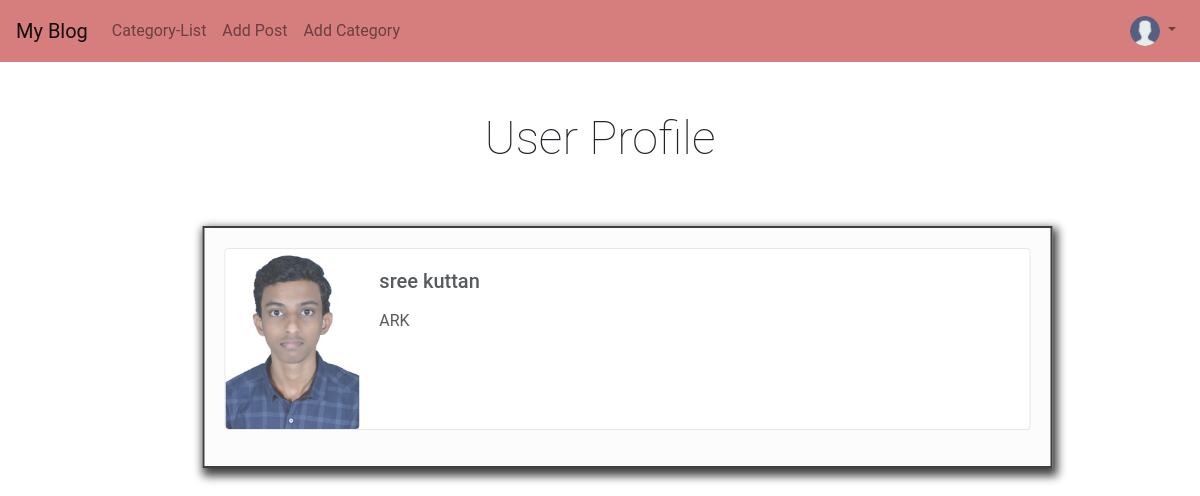
The app's page /members/7/profile/ (signed in) with its own data.
### blog/models.py (models this page shows, shortened)
class Profile(models.Model):
    user = models.OneToOneField(User, null=True, on_delete=models.CASCADE)
    bio = models.TextField()
    profile_pic = models.ImageField(null=True, blank=True, upload_to="images/profile/")
    website_url = models.CharField(max_length=255, null=True, blank=True)
    facebook_url = models.CharField(max_length=255, null=True, blank=True)
    twitter_url = models.CharField(max_length=255, null=True, blank=True)
    instagram_url = models.CharField(max_length=255, null=True, blank=True)

### users/views.py (the view)
# urls.py: path('<int:pk>/profile/', ShowProfilePageView.as_view(), name="showprofile"),
class ShowProfilePageView(DetailView):
    model = Profile
    template_name = 'registration/userprofile.html'
    def get_context_data(self, *args, **kwargs):
        context = super(ShowProfilePageView, self).get_context_data(*args, **kwargs)
        page_user = get_object_or_404(Profile, id=self.kwargs['pk'])
        context["page_user"] = page_user
        return context

### users/templates/registration/userprofile.html (shortened to what this page needs)
{% extends 'base.html' %}
{% load static %}
{% block content %}
{% if user.is_authenticated %}
<h1 class="head">User Profile</h1>
<div class="ap_container">
<div class="card mb-3">
    <div class="row no-gutters">
      <div class="col-md-2">
        {% if page_user.profile_pic %}
        <img src="{{ page_user.profile_pic.url }}" class="card-img rounded" width="0" height="180">
        {% else %}
        <img src="{% static '/images/download.png' %}" class="card-img rounded-circle" width="0" height="180">
        {% endif %}
      </div>
      <div class="col-md-10">
        <div class="card-body">
          <h5 class="card-title">{{ page_user.user.first_name }} {{ page_user.user.last_name }}</h5>
          <p class="card-text">{{ page_user.bio}}</p>
        </div>
      </div>
    </div>
  </div>
</div>
  {% else %}
  <div class="alert alert-danger" role="alert">
    <h4 class="msginfo">Sorry! You are not allowed here!</h4>
  </div>
  {% endif %}
{% endblock content %}

### static/djangoproject/css/style.css (style rules this page uses)
body { font-family: 'Roboto', sans-serif; }
.ap_container { border: solid 2px black; margin: 60px 60px 60px 0; box-shadow: 3px 5px 9px 3px black; opacity: 0.75; background-color: #fcfcfd; padding: 20px; margin-bottom: 5%; margin-left: 18%; transform: translate(-5%); }
.head { font-family: 'Roboto', sans-serif; font-size: 35pt !important; font-weight: 200 !important; text-align: center; margin: 1em 0 1em 0; }

### records on screen
Profile: profile_pic (picture), user.first_name "sree", user.last_name "kuttan", bio "ARK"
